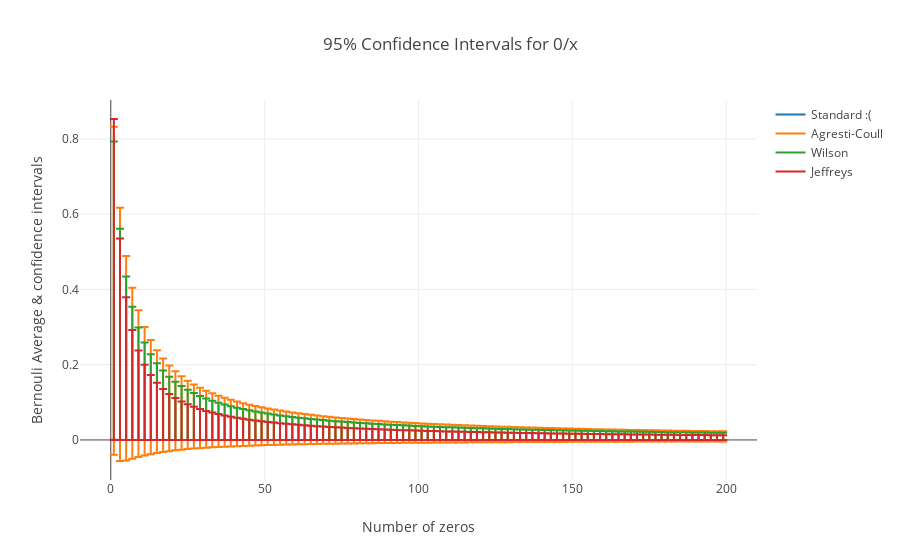

Source (notebook cell):
### Code cell
xpts = np.arange(1,200,2)
# standard = [np.sqrt(x*(1-x))/np.sqrt(50) for x in xpts]
standardBounds = getErrBars_(0, xpts, 'normal')
acBounds = getErrBars_(0, xpts, 'agresti_coull')
wilsonBounds = getErrBars_(0, xpts, 'wilson')
jeffreysBounds = getErrBars_(0, xpts, 'jeffreys')
zeros = np.zeros(len(xpts))
data = [go.Scatter( x=xpts, y=zeros,
            error_y={'type':'data','symmetric':False,'array':standardBounds[0],
            'arrayminus':standardBounds[1]}, name='Standard :(')]
data.append(go.Scatter( x=xpts, y=zeros,
            error_y={'type':'data','symmetric':False,'array':acBounds[1],
            'arrayminus':acBounds[0]}, name='Agresti-Coull'))
data.append(go.Scatter( x=xpts, y=zeros,
            error_y={'type':'data','symmetric':False,'array':wilsonBounds[1],
            'arrayminus':wilsonBounds[0]}, name='Wilson'))
data.append(go.Scatter( x=xpts, y=zeros,
            error_y={'type':'data','symmetric':False,'array':jeffreysBounds[1],
            'arrayminus':jeffreysBounds[0]}, name='Jeffreys'))
layout = go.Layout(title='95% Confidence Intervals for 0/x', xaxis={'title':'Number of zeros'},yaxis={'title':'Bernouli Average & confidence intervals'})
fig = go.Figure(data=data, layout=layout)
plt.iplot(fig);
